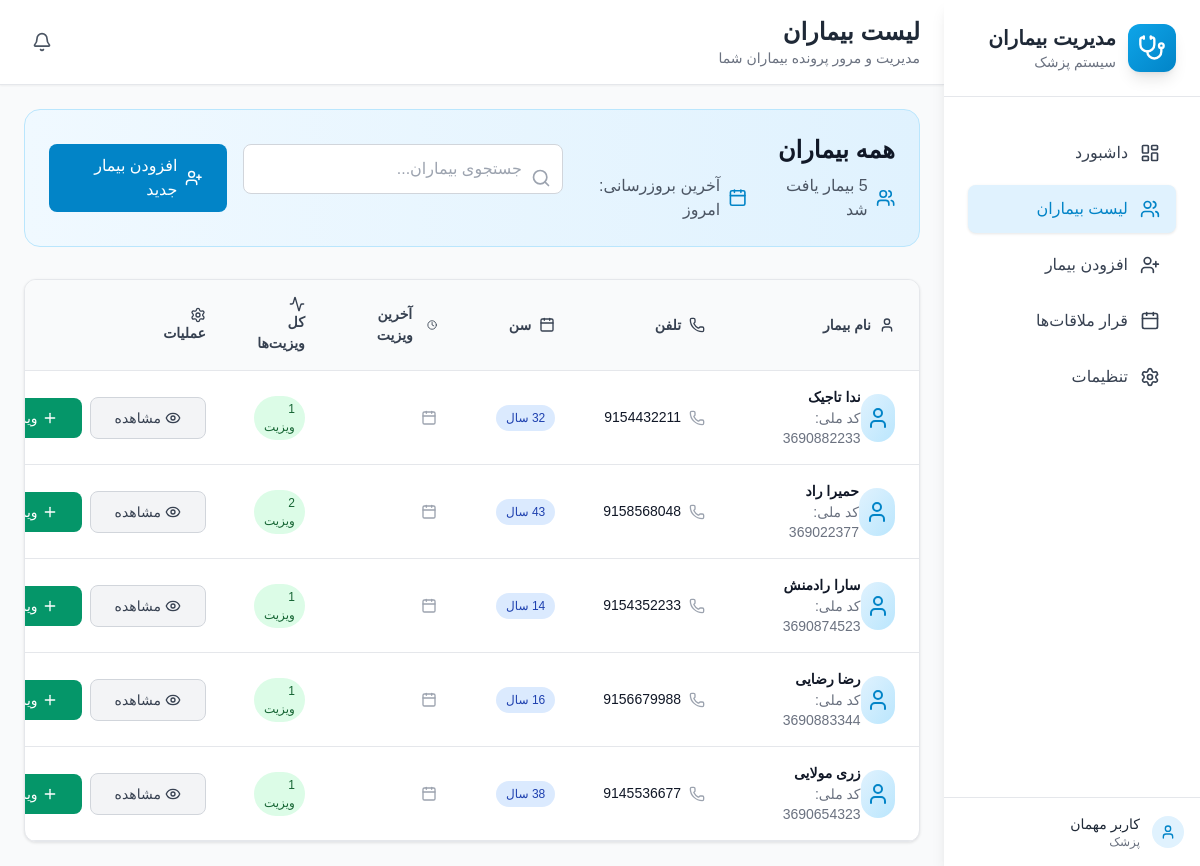
The app's page /patients/ with its own data.
### patients/models.py (models this page shows, shortened)
class Patient(models.Model):
    GENDER_CHOICES = [
        ('M', 'مرد'),
        ('F', 'زن'),
        ('O', 'سایر'),
    ]
    first_name = models.CharField(max_length=100)
    last_name = models.CharField(max_length=100)
    national_id = models.CharField(
        max_length=20,
        unique=True,
        validators=[RegexValidator(
            regex=r'^\d+$',
            message='کد ملی باید فقط شامل اعداد باشد'
        )]
    )
    birth_date = models.CharField(max_length=10, help_text="تاریخ تولد به صورت شمسی (YYYY/MM/DD)")
    gender = models.CharField(max_length=1, choices=GENDER_CHOICES)
    phone = models.CharField(
        max_length=15,
        validators=[RegexValidator(
            regex=r'^\+?1?\d{9,15}$',
            message='شماره تلفن باید در فرمت صحیح وارد شود. حداکثر 15 رقم مجاز است.'
        )]
    )
    address = models.TextField()
    created_at = models.DateTimeField(auto_now_add=True)
    updated_at = models.DateTimeField(auto_now=True)
    class Meta:
        ordering = ['last_name', 'first_name']
    @property
    def full_name(self):
        return f"{self.first_name} {self.last_name}"
    @property
    def age(self):
        if not self.birth_date:
            return None
        try:
            parts = self.birth_date.split('/')
            if len(parts) != 3:
                return None
            jalali_year = int(parts[0])
            current_jalali_year = 1403  # Current Jalali year
            return current_jalali_year - jalali_year
        except (ValueError, IndexError):
            return None

### patients/views.py (the view, shortened to what this page needs)
# urls.py: path('patients/', views.patients_list, name='patients'),
def patients_list(request):
    patients = Patient.objects.prefetch_related('visits').order_by('last_name', 'first_name')
    search_query = request.GET.get('search', '')
    context = {
        'patients': patients,
        'search_query': search_query,
    }
    return render(request, 'patients.html', context)

### patients/context_processors.py (called while the page is built)
def notifications_context(request):
    unread_count = Notification.objects.filter(is_read=False).count()
    return {
        'unread_notifications_count': unread_count,
    }

### patients/templatetags/jalali.py (called while the page is built, shortened)
def _to_datetime(value):
    if isinstance(value, datetime):
        return value
    if isinstance(value, date):
        return datetime(value.year, value.month, value.day)
    return None

@register.filter(name="jalali")
def jalali(value, fmt: str = "%Y/%m/%d"):
    if value in (None, ""):
        return ""
    dt = _to_datetime(value)
    if not dt:
        return value
    if jdatetime is None:
        return dt.strftime(fmt)
    jdt = jdatetime.datetime.fromgregorian(datetime=dt)
    return jdt.strftime(fmt)

### templates/patients.html (shortened to what this page needs)
{% extends 'base.html' %}
{% load static %}
{% load jalali %}
{% block page_title %}لیست بیماران{% endblock %}
{% block page_subtitle %}مدیریت و مرور پرونده بیماران شما{% endblock %}
{% block content %}
<div class="space-y-8">
    <div class="bg-gradient-to-r from-medical-50 to-medical-100 rounded-2xl p-6 border border-medical-200">
        <div class="flex flex-col lg:flex-row lg:items-center lg:justify-between">
            <div class="mb-6 lg:mb-0">
                <h2 class="text-2xl font-bold text-gray-900 mb-2">همه بیماران</h2>
                <div class="flex items-center space-x-4 space-x-reverse">
                    <div class="flex items-center text-gray-600">
                        <i data-lucide="users" class="w-5 h-5 ml-2 text-medical-600"></i>
                        <span>{{ patients|length }} بیمار یافت شد</span>
                    </div>
                    <div class="flex items-center text-gray-600">
                        <i data-lucide="calendar" class="w-5 h-5 ml-2 text-medical-600"></i>
                        <span>آخرین بروزرسانی: امروز</span>
                    </div>
                </div>
            </div>
            <div class="flex flex-col sm:flex-row gap-4">
                <div class="relative">
                    <div class="absolute inset-y-0 right-0 pr-3 flex items-center pointer-events-none">
                    </div>
                    <input type="text" id="searchInput" placeholder="جستجوی بیماران..."
                           class="form-input pr-10 w-full sm:w-80 bg-white border-gray-300 focus:border-medical-500 focus:ring-medical-500"
                           onkeyup="filterPatients()">
                </div>
                <a href="{% url 'add_patient' %}" class="btn-primary inline-flex items-center justify-center">
                    <i data-lucide="user-plus" class="w-5 h-5 ml-2"></i>
                    افزودن بیمار جدید
                </a>
            </div>
        </div>
    </div>
    <div class="table-container">
        {% if patients %}
            <div class="overflow-x-auto">
                <table class="min-w-full" id="patientsTable">
                    <thead class="table-header">
                        <tr>
                            <th class="table-cell font-semibold text-gray-700">
                                <button onclick="sortTable(0)" class="flex items-center hover:text-medical-600 transition-colors">
                                    <i data-lucide="user" class="w-4 h-4 ml-2"></i>
                                    نام بیمار
                                    <i data-lucide="chevron-up-down" class="w-4 h-4 mr-2"></i>
                                </button>
                            </th>
                            <th class="table-cell font-semibold text-gray-700">
                                <button onclick="sortTable(1)" class="flex items-center hover:text-medical-600 transition-colors">
                                    <i data-lucide="phone" class="w-4 h-4 ml-2"></i>
                                    تلفن
                                    <i data-lucide="chevron-up-down" class="w-4 h-4 mr-2"></i>
                                </button>
                            </th>
                            <th class="table-cell font-semibold text-gray-700">
                                <button onclick="sortTable(2)" class="flex items-center hover:text-medical-600 transition-colors">
                                    <i data-lucide="calendar" class="w-4 h-4 ml-2"></i>
                                    سن
                                    <i data-lucide="chevron-up-down" class="w-4 h-4 mr-2"></i>
                                </button>
                            </th>
                            <th class="table-cell font-semibold text-gray-700">
                                <button onclick="sortTable(3)" class="flex items-center hover:text-medical-600 transition-colors">
                                    <i data-lucide="clock" class="w-4 h-4 ml-2"></i>
                                    آخرین ویزیت
                                    <i data-lucide="chevron-up-down" class="w-4 h-4 mr-2"></i>
                                </button>
                            </th>
                            <th class="table-cell font-semibold text-gray-700">
                                <i data-lucide="activity" class="w-4 h-4 ml-2"></i>
                                کل ویزیت‌ها
                            </th>
                            <th class="table-cell font-semibold text-gray-700">
                                <i data-lucide="settings" class="w-4 h-4 ml-2"></i>
                                عملیات
                            </th>
                        </tr>
                    </thead>
                    <tbody>
                        {% for patient in patients %}
                        <tr class="table-row patient-row">
                            <td class="table-cell">
                                <div class="flex items-center">
                                    <div class="w-12 h-12 bg-gradient-to-br from-medical-100 to-medical-200 rounded-full flex items-center justify-center">
                                        <i data-lucide="user" class="w-6 h-6 text-medical-600"></i>
                                    </div>
                                    <div class="ml-4">
                                        <div class="font-semibold text-gray-900 patient-name">
                                            {{ patient.full_name }}
                                        </div>
                                        <div class="text-sm text-gray-500">
                                            کد ملی: {{ patient.national_id }}
                                        </div>
                                    </div>
                                </div>
                            </td>
                            <td class="table-cell">
                                <div class="flex items-center text-gray-900 patient-phone">
                                    <i data-lucide="phone" class="w-4 h-4 ml-2 text-gray-400"></i>
                                    {{ patient.phone }}
                                </div>
                            </td>
                            <td class="table-cell">
                                <span class="badge badge-info patient-age">{{ patient.age }} سال</span>
                            </td>
                            <td class="table-cell patient-last-visit">
                                {% if patient.visits.first %}
                                    <div class="flex items-center text-gray-900">
                                        <i data-lucide="calendar" class="w-4 h-4 ml-2 text-gray-400"></i>
                                    </div>
                                {% else %}
                                    <span class="badge badge-warning">هنوز ویزیتی نداشته</span>
                                {% endif %}
                            </td>
                            <td class="table-cell">
                                <span class="badge badge-success">
                                    {{ patient.visits.count }} ویزیت
                                </span>
                            </td>
                            <td class="table-cell">
                                <div class="flex items-center space-x-2 space-x-reverse">
                                    <a href="{% url 'patient_detail' patient.id %}"
                                       class="btn-secondary text-sm">
                                        <i data-lucide="eye" class="w-4 h-4 ml-1"></i>
                                        مشاهده
                                    </a>
                                    <a href="{% url 'add_visit' patient.id %}"
                                       class="btn-success text-sm">
                                        <i data-lucide="plus" class="w-4 h-4 ml-1"></i>
                                        ویزیت
                                    </a>
                                </div>
                            </td>
                        </tr>
                        {% endfor %}
                    </tbody>
                </table>
            </div>
        {% endif %}
    </div>
</div>
{% endblock %}

### static/css/style.css (style rules this page uses)
.btn-primary { background-color: #0284c7; color: white; font-weight: 500; padding: 10px 24px; border-radius: 8px; border: none; transition: all 0.2s; text-decoration: none; display: inline-flex; align-items: center; justify-content: center; }
.btn-secondary { background-color: #f3f4f6; color: #374151; font-weight: 500; padding: 10px 24px; border-radius: 8px; border: 1px solid #d1d5db; transition: all 0.2s; text-decoration: none; display: inline-flex; align-items: center; justify-content: center; }
.btn-success { background-color: #059669; color: white; font-weight: 500; padding: 10px 24px; border-radius: 8px; border: none; transition: all 0.2s; text-decoration: none; display: inline-flex; align-items: center; justify-content: center; }
.form-input { width: 100%; padding: 12px 16px; border: 1px solid #d1d5db; border-radius: 8px; background: white; transition: all 0.2s; direction: rtl; text-align: right; }
.table-container { background: white; border-radius: 12px; box-shadow: 0 1px 3px rgba(0, 0, 0, 0.1); border: 1px solid #e5e7eb; overflow: hidden; }
.table-header { background-color: #f9fafb; padding: 16px 24px; border-bottom: 1px solid #e5e7eb; }
.table-row { border-bottom: 1px solid #e5e7eb; transition: background-color 0.15s; }
.table-cell { padding: 16px 24px; font-size: 14px; color: #111827; }
.badge { display: inline-flex; align-items: center; padding: 4px 10px; border-radius: 9999px; font-size: 12px; font-weight: 500; }
.badge-success { background-color: #dcfce7; color: #166534; }
.badge-info { background-color: #dbeafe; color: #1e40af; }
body { font-family: 'Vazir', 'Tahoma', sans-serif; direction: rtl; margin: 0; padding: 0; }
th, td { text-align: right; }

### records on screen
Patient: full_name "ندا تاجیک", national_id "3690882233", phone "9154432211", visits.count "1"
Patient: full_name "حمیرا راد", national_id "369022377", phone "9158568048", visits.count "2"
Patient: full_name "سارا رادمنش", national_id "3690874523", phone "9154352233", visits.count "1"
Patient: full_name "رضا رضایی", national_id "3690883344", phone "9156679988", visits.count "1"
Patient: full_name "زری مولایی", national_id "3690654323", phone "9145536677", visits.count "1"
